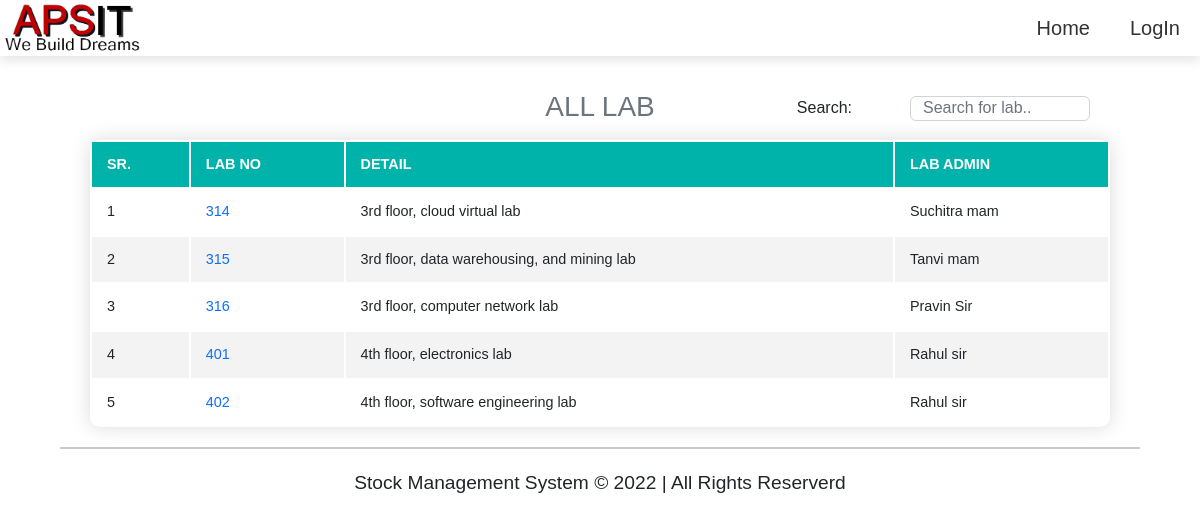
Before: / with the older database file.
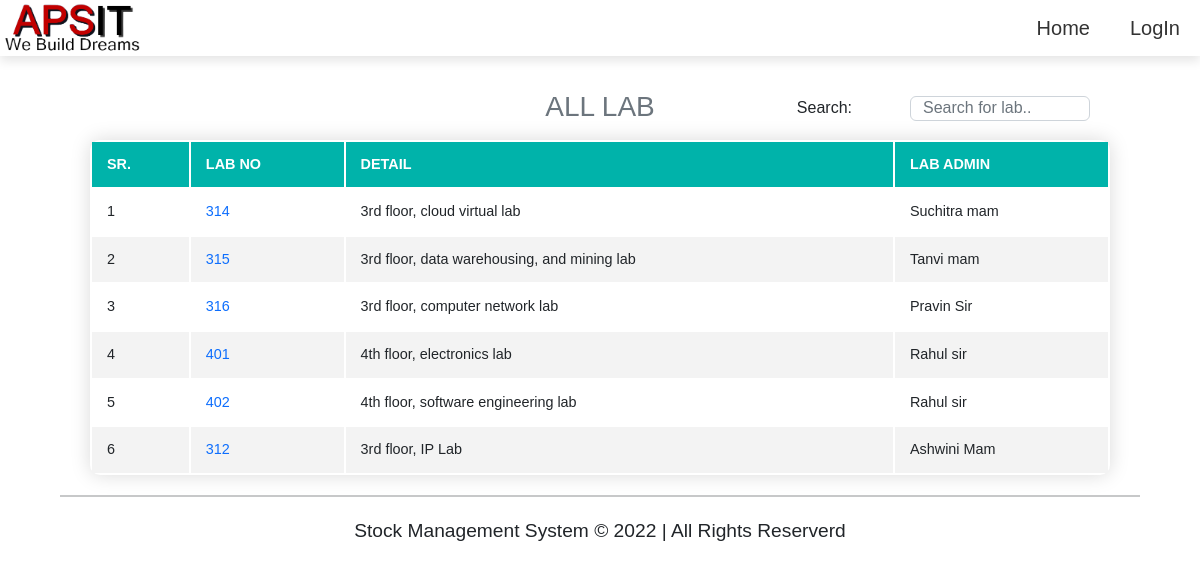
After: the same page with the newer database file.
### tables this page shows
CREATE TABLE `lab` (
  `lab_id` int(11) NOT NULL,
  `lab_no` int(11) NOT NULL,
  `lab_detail` varchar(255) NOT NULL,
  `lab_admin` varchar(50) NOT NULL,
  `pcquantity` int(11) NOT NULL,
  `role` int(11) NOT NULL DEFAULT 0,
  `added_on` date NOT NULL
);

### index.php (the view, shortened to what this page needs)
<?php
require_once 'db_connect.php';
require_once 'include/header_student.php';
?>
<h3 class="text-muted text-center" style="margin-bottom: 10px;">ALL LAB</h3>
<div class="mb-3">
    <input type="text" class="form-control lab-search" id="search" onkeyup="tableSearch()"
        placeholder="Search for lab.." style="width: 15%; height: 25px; float: right; margin: -38px 110px 5px 3px;">
    <label class="form-label search-label" style="float: right; margin: -38px 348px 5px 1px;">Search: </label>
</div>
<table class="content-table" id="tableData" style="border-collapse: separate;">
    <thead>
        <tr>
            <th>SR.</th>
            <th>LAB NO</th>
            <th>DETAIL</th>
            <th>LAB ADMIN</th>
        </tr>
    </thead>
    <tbody>
        <?php
        $sql1 = "SELECT * FROM `lab` WHERE `role` <> '1'";
        $sql_run1 = mysqli_query($conn, $sql1);
        $i = 1;
        if (mysqli_num_rows($sql_run1) > 0) {
            foreach ($sql_run1 as $lab) {
        ?>
        <tr>
            <td><?= $i ?></td>
            <td><?php echo "<a href='display_lab_student.php?lab_no=$lab[lab_no]'>"; ?> <?= $lab['lab_no'] ?></td>
            <td><?= $lab['lab_detail'] ?></td>
            <td><?= $lab['lab_admin'] ?></td>
        </tr>
        <?php
                $i++;
            }
        }
        ?>
    </tbody>
</table>
<hr style="margin: auto; width: 90%;">
<?php
include 'include/footer.php';
?>
</body>
</html>

Changed rows visible on the page:
added lab: lab_no "312", lab_detail "3rd floor, IP Lab", lab_admin "Ashwini Mam"
